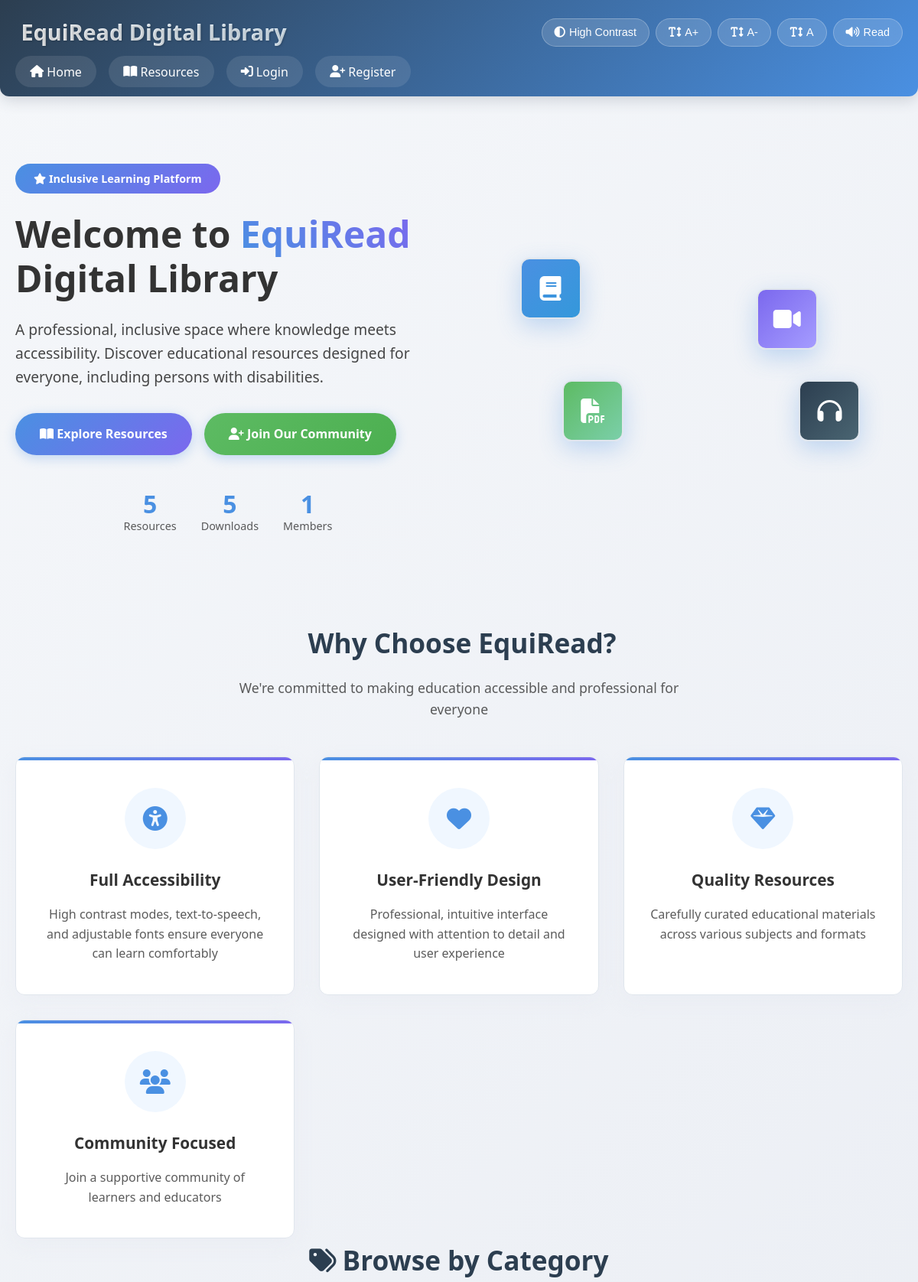
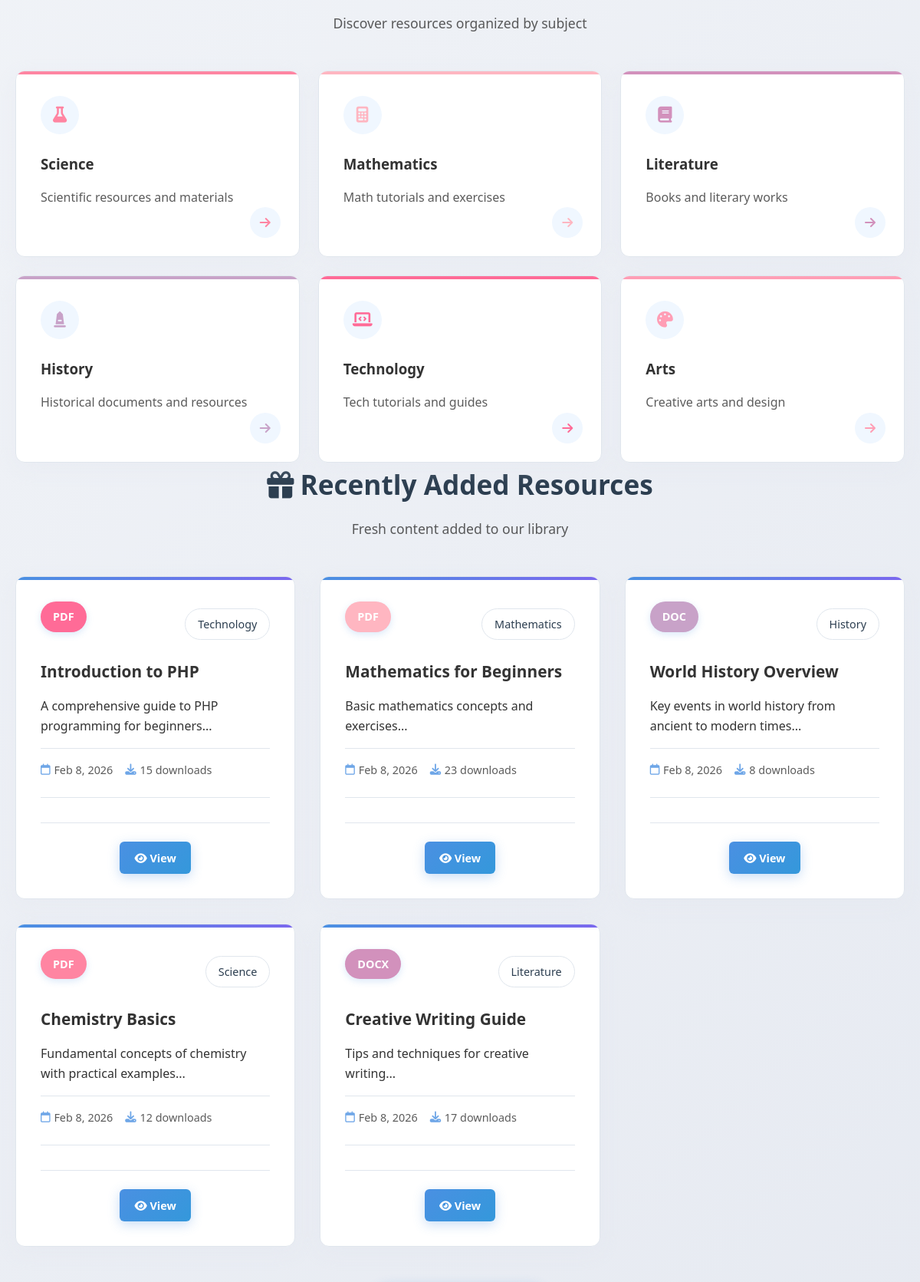
The page / (upper part) on the database its author committed (2 pictures, top to bottom).
### tables this page shows
CREATE TABLE IF NOT EXISTS tbl_categories (
    category_id INT AUTO_INCREMENT PRIMARY KEY,
    name VARCHAR(100) NOT NULL UNIQUE,
    description TEXT,
    color VARCHAR(7) DEFAULT '#ff85a2',
    icon VARCHAR(50) DEFAULT 'fas fa-folder',
    created_at TIMESTAMP DEFAULT CURRENT_TIMESTAMP
);

CREATE TABLE IF NOT EXISTS tbl_resources (
    resource_id INT AUTO_INCREMENT PRIMARY KEY,
    title VARCHAR(255) NOT NULL,
    description TEXT,
    file_path VARCHAR(500),
    file_type VARCHAR(50),
    file_size INT DEFAULT 0,
    category VARCHAR(100),
    tags VARCHAR(255),
    upload_date DATETIME DEFAULT CURRENT_TIMESTAMP,
    uploaded_by INT,
    downloads_count INT DEFAULT 0,
    is_featured BOOLEAN DEFAULT FALSE,
    FOREIGN KEY (uploaded_by) REFERENCES tbl_users(user_id) ON DELETE SET NULL
);

### index.php (the view, shortened to what this page needs)
<?php include 'config.php'; ?>
<?php include 'includes/header.php'; ?>
<div class="main-content">
    <div class="container">
        <section class="hero-section">
            <div class="hero-content">
                <div class="hero-badge">
                    <i class="fas fa-star"></i> Inclusive Learning Platform
                </div>
                <h1>Welcome to <span class="highlight">EquiRead</span> Digital Library</h1>
                <p class="hero-description">A professional, inclusive space where knowledge meets accessibility. Discover educational resources designed for everyone, including persons with disabilities.</p>
                <div class="hero-buttons">
                    <a href="resources.php" class="btn btn-primary">
                        <i class="fas fa-book-open"></i> Explore Resources
                    </a>
                    <?php if(!isset($_SESSION['loggedin'])): ?>
                        <a href="register.php" class="btn btn-secondary">
                            <i class="fas fa-user-plus"></i> Join Our Community
                        </a>
                    <?php else: ?>
                        <a href="profile.php" class="btn btn-secondary">
                            <i class="fas fa-user"></i> My Profile
                        </a>
                    <?php endif; ?>
                </div>
                <div class="hero-stats">
                    <?php
                    $resources_count = mysqli_fetch_assoc(mysqli_query($conn, "SELECT COUNT(*) as count FROM tbl_resources"))['count'];
                    $downloads_count = mysqli_fetch_assoc(mysqli_query($conn, "SELECT COUNT(*) as count FROM tbl_downloads"))['count'];
                    $users_count = mysqli_fetch_assoc(mysqli_query($conn, "SELECT COUNT(*) as count FROM tbl_users"))['count'];
                    ?>
                    <div class="stat">
                        <span class="number"><?php echo $resources_count; ?></span>
                        <span class="label">Resources</span>
                    </div>
                    <div class="stat">
                        <span class="number"><?php echo $downloads_count; ?></span>
                        <span class="label">Downloads</span>
                    </div>
                    <div class="stat">
                        <span class="number"><?php echo $users_count; ?></span>
                        <span class="label">Members</span>
                    </div>
                </div>
            </div>
            <div class="hero-visual">
                <div class="floating-books">
                    <div class="book book-1"><i class="fas fa-book"></i></div>
                    <div class="book book-2"><i class="fas fa-file-pdf"></i></div>
                    <div class="book book-3"><i class="fas fa-video"></i></div>
                    <div class="book book-4"><i class="fas fa-headphones"></i></div>
                </div>
            </div>
        </section>
        <section class="features-section">
            <div class="section-header">
                <h2>
                    <i class="fas fa-sparkles"></i> Why Choose EquiRead?
                </h2>
                <p>
                    We're committed to making education accessible and professional for everyone
                </p>
            </div>
            <div class="features-grid">
                <div class="feature-card">
                    <div class="feature-icon">
                        <i class="fas fa-universal-access"></i>
                    </div>
                    <h3>Full Accessibility</h3>
                    <p>High contrast modes, text-to-speech, and adjustable fonts ensure everyone can learn comfortably</p>
                </div>
                <div class="feature-card">
                    <div class="feature-icon">
                        <i class="fas fa-heart"></i>
                    </div>
                    <h3>User-Friendly Design</h3>
                    <p>Professional, intuitive interface designed with attention to detail and user experience</p>
                </div>
                <div class="feature-card">
                    <div class="feature-icon">
                        <i class="fas fa-gem"></i>
                    </div>
                    <h3>Quality Resources</h3>
                    <p>Carefully curated educational materials across various subjects and formats</p>
                </div>
                <div class="feature-card">
                    <div class="feature-icon">
                        <i class="fas fa-users"></i>
                    </div>
                    <h3>Community Focused</h3>
                    <p>Join a supportive community of learners and educators</p>
                </div>
            </div>
        </section>
        <section class="categories-section">
            <div class="section-header">
                <h2><i class="fas fa-tags"></i> Browse by Category</h2>
                <p>Discover resources organized by subject</p>
            </div>
            <div class="categories-grid">
                <?php
                $categories = mysqli_query($conn, "SELECT * FROM tbl_categories LIMIT 6");
                if($categories && mysqli_num_rows($categories) > 0):
                    while($category = mysqli_fetch_assoc($categories)):
                ?>
                <a href="resources.php?category=<?php echo urlencode($category['name']); ?>" class="category-card" style="--category-color: <?php echo $category['color']; ?>">
                    <div class="category-icon">
                        <i class="<?php echo $category['icon']; ?>"></i>
                    </div>
                    <h3><?php echo htmlspecialchars($category['name']); ?></h3>
                    <p><?php echo htmlspecialchars($category['description']); ?></p>
                    <div class="category-arrow">
                        <i class="fas fa-arrow-right"></i>
                    </div>
                </a>
                <?php
                    endwhile;
                endif; ?>
            </div>
        </section>
        <section class="recent-resources">
            <div class="section-header">
                <h2><i class="fas fa-gift"></i> Recently Added Resources</h2>
                <p>Fresh content added to our library</p>
            </div>
            <?php
            $sql = "SELECT r.*, c.name as category_name, c.color as category_color
                    FROM tbl_resources r
                    LEFT JOIN tbl_categories c ON r.category = c.name
                    ORDER BY r.upload_date DESC
                    LIMIT 6";
            $result = mysqli_query($conn, $sql);
            if($result && mysqli_num_rows($result) > 0):
            ?>
            <div class="resource-grid">
                <?php while($row = mysqli_fetch_assoc($result)): ?>
                <div class="resource-card">
                    <div class="resource-header">
                        <span class="resource-type" style="background: <?php echo $row['category_color'] ?? '#4a90e2'; ?>">
                            <?php echo htmlspecialchars(strtoupper($row['file_type'])); ?>
                        </span>
                        <span class="resource-category"><?php echo htmlspecialchars($row['category_name'] ?? 'General'); ?></span>
                    </div>
                    <h3><?php echo htmlspecialchars($row['title']); ?></h3>
                    <p><?php echo htmlspecialchars(substr($row['description'], 0, 120)); ?>...</p>
                    <div class="resource-meta">
                        <div class="meta-item">
                            <i class="far fa-calendar"></i>
                            <?php echo date('M j, Y', strtotime($row['upload_date'])); ?>
                        </div>
                        <div class="meta-item">
                            <i class="fas fa-download"></i>
                            <?php echo $row['downloads_count']; ?> downloads
                        </div>
                    </div>
                    <div class="resource-actions">
                        <a href="resource_view.php?id=<?php echo $row['resource_id']; ?>" class="btn btn-small">
                            <i class="fas fa-eye"></i> View
                        </a>
                    </div>
                </div>
                <?php endwhile; ?>
            </div>
            <?php endif; ?>
        </section>
    </div>
</div>
<?php include 'includes/footer.php'; ?>

### index.php (style rules this page uses)
.hero-section { display: grid; grid-template-columns: 1fr 1fr; gap: 3rem; align-items: center; margin-bottom: 4rem; padding: 3rem 0; }
.hero-badge { display: inline-block; padding: 0.5rem 1.5rem; background: linear-gradient(135deg, var(--primary-color), var(--accent-color)); color: white; border-radius: 50px; margin-bottom: 1.5rem; font-weight: 600; font-size: 0.9rem; }
.hero-content h1 { font-size: 3rem; margin-bottom: 1.5rem; color: var(--text-color); line-height: 1.2; }
.highlight { background: linear-gradient(45deg, var(--primary-color), var(--accent-color)); -webkit-background-clip: text; -webkit-text-fill-color: transparent; font-weight: 700; }
.hero-description { font-size: 1.2rem; margin-bottom: 2rem; color: var(--text-color); opacity: 0.9; line-height: 1.6; }
.hero-buttons { display: flex; gap: 1rem; margin-bottom: 3rem; flex-wrap: wrap; }
.hero-stats { display: flex; gap: 2rem; }
.hero-stats .stat { text-align: center; }
.hero-stats .number { display: block; font-size: 2rem; font-weight: bold; color: var(--primary-color); line-height: 1; }
.hero-stats .label { font-size: 0.9rem; color: var(--text-color); opacity: 0.8; }
.hero-visual { position: relative; height: 400px; }
.floating-books { position: relative; width: 100%; height: 100%; }
.book { position: absolute; width: 80px; height: 80px; background: white; border-radius: 12px; display: flex; align-items: center; justify-content: center; font-size: 2rem; color: var(--primary-color); box-shadow: 0 10px 30px rgba(74, 144, 226, 0.3); border: 2px solid var(--medium-color); animation: float 6s ease-in-out infinite; }
.book-1 { top: 20%; left: 10%; animation-delay: 0s; background: linear-gradient(135deg, #4a90e2, #3498db); color: white; }
.book-2 { top: 60%; left: 20%; animation-delay: 1.5s; background: linear-gradient(135deg, #5dbb63, #7bcfa9); color: white; }
.book-3 { top: 30%; right: 20%; animation-delay: 3s; background: linear-gradient(135deg, #7b68ee, #a59cff); color: white; }
.book-4 { bottom: 20%; right: 10%; animation-delay: 4.5s; background: linear-gradient(135deg, #2c3e50, #4a6572); color: white; }
.features-grid { display: grid; grid-template-columns: repeat(auto-fit, minmax(280px, 1fr)); gap: 2rem; margin-top: 2rem; }
.feature-card { background: white; padding: 2.5rem 2rem; border-radius: var(--border-radius); text-align: center; box-shadow: 0 8px 25px rgba(224, 230, 237, 0.3); border: 1px solid var(--medium-color); transition: all 0.3s ease; position: relative; overflow: hidden; }
.feature-card::before { content: ''; position: absolute; top: 0; left: 0; right: 0; height: 4px; background: linear-gradient(90deg, var(--primary-color), var(--accent-color)); }
.feature-icon { width: 80px; height: 80px; background: #f0f7ff; border-radius: 50%; display: flex; align-items: center; justify-content: center; margin: 0 auto 1.5rem; color: var(--primary-color); font-size: 2rem; }
.feature-card h3 { color: var(--text-color); margin-bottom: 1rem; font-size: 1.3rem; }
.feature-card p { color: var(--text-color); opacity: 0.8; line-height: 1.6; }

### rows shown on the page
tbl_categories: name "Science", description "Scientific resources and materials"
tbl_categories: name "Mathematics", description "Math tutorials and exercises"
tbl_categories: name "Literature", description "Books and literary works"
tbl_categories: name "History", description "Historical documents and resources"
tbl_categories: name "Technology", description "Tech tutorials and guides"
tbl_categories: name "Arts", description "Creative arts and design"
tbl_resources: file_type "PDF", tbl_categories.name "Technology", title "Introduction to PHP", description "A comprehensive guide to PHP programming for beginners", upload_date "Feb 8, 2026", downloads_count "15"
tbl_resources: file_type "PDF", tbl_categories.name "Mathematics", title "Mathematics for Beginners", description "Basic mathematics concepts and exercises", upload_date "Feb 8, 2026", downloads_count "23"
tbl_resources: file_type "DOC", tbl_categories.name "History", title "World History Overview", description "Key events in world history from ancient to modern times", upload_date "Feb 8, 2026", downloads_count "8"
tbl_resources: file_type "PDF", tbl_categories.name "Science", title "Chemistry Basics", description "Fundamental concepts of chemistry with practical examples", upload_date "Feb 8, 2026", downloads_count "12"
tbl_resources: file_type "DOCX", tbl_categories.name "Literature", title "Creative Writing Guide", description "Tips and techniques for creative writing", upload_date "Feb 8, 2026", downloads_count "17"

### other values the page prints
$resources_count "5"
$downloads_count "5"
$users_count "1"
